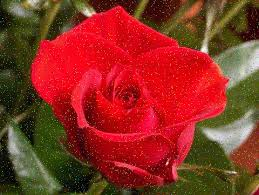
#> input picture buoi1/flower.jpeg, 259 x 195 px
$ jupyter execute --allow-errors Lab1.ipynb
#> lines starting #> are read from the running program, lines starting #| are printed output that depends on the picture
[cell 1]
#Bài 1:
#Import thư viện
from PIL import Image
import numpy as np

#Đọc ảnh
#> (the rest of this cell did not finish here and is left out)

[cell 2]
#Bài 2:
from PIL import Image
import numpy as np

#Nạp ảnh
img = Image.open('flower.jpeg')  #Đổi tên file nếu cần
#> img is the input picture: PIL image 259x195 RGB; mean R, G, B 138.9, 49.1, 35
img_array = np.array(img)

#Kiểm tra nếu ảnh có kênh alpha thì loại bỏ
if img_array.shape[2] == 4:
    img_array = img_array[:, :, :3]

#Các tổ hợp hoán đổi kênh màu
# Gốc: [R, G, B]
# Hoán đổi: [G, B, R], [B, R, G], [R, B, G], [G, R, B], [B, G, R]

swap_1 = img_array[:, :, [1, 2, 0]]  # G, B, R
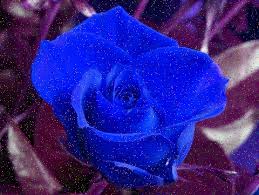
#> swap_1: shape (195, 259, 3); mean R, G, B 49.1, 35, 138.9
swap_2 = img_array[:, :, [2, 0, 1]]  # B, R, G
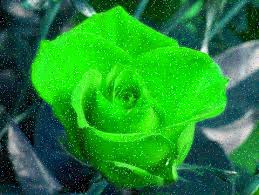
#> swap_2: shape (195, 259, 3); mean R, G, B 35, 138.9, 49.1
swap_3 = img_array[:, :, [0, 2, 1]]  # R, B, G
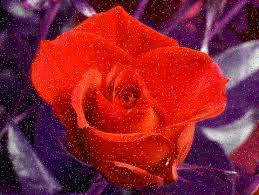
#> swap_3: shape (195, 259, 3); mean R, G, B 138.9, 35, 49.1
swap_4 = img_array[:, :, [1, 0, 2]]  # G, R, B
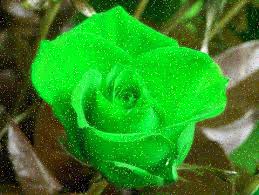
#> swap_4: shape (195, 259, 3); mean R, G, B 49.1, 138.9, 35
swap_5 = img_array[:, :, [2, 1, 0]]  # B, G, R

#Chuyển về ảnh và lưu
Image.fromarray(swap_1).save('flower_GBR.png')
Image.fromarray(swap_2).save('flower_BRG.png')
Image.fromarray(swap_3).save('flower_RBG.png')
Image.fromarray(swap_4).save('flower_GRB.png')
Image.fromarray(swap_5).save('flower_BGR.png')

[cell 3]
#Bài 3:
from PIL import Image
import numpy as np
import colorsys

#Nạp ảnh RGB và chuyển sang NumPy
#> (the rest of this cell did not finish here and is left out)

[cell 4]
#Bài 4:
from PIL import Image
import numpy as np
import colorsys

# Bước 1: Nạp ảnh RGB
img = Image.open('flower.jpeg').convert('RGB')
rgb_array = np.array(img)

# Bước 2: Chuyển RGB sang HSV, áp dụng Hnew và Vnew
rows, cols, _ = rgb_array.shape
#> rows = 195; cols = 259
output_array = np.zeros_like(rgb_array)

for i in range(rows):
    for j in range(cols):
        r, g, b = rgb_array[i, j] / 255.0  # Chuẩn hóa
        h, s, v = colorsys.rgb_to_hsv(r, g, b)

        # Điều chỉnh H và V theo yêu cầu
        h_new = (1/3) * h
        v_new = (3/4) * v

        # Chuyển ngược về RGB
        r_new, g_new, b_new = colorsys.hsv_to_rgb(h_new, s, v_new)
        output_array[i, j] = [int(r_new * 255), int(g_new * 255), int(b_new * 255)]
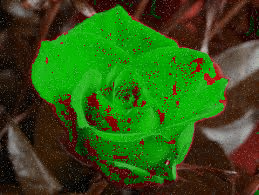
#> output_array: shape (195, 259, 3); mean R, G, B 48.8, 85.6, 21.6

# Bước 3: Tạo ảnh mới và lưu
new_img = Image.fromarray(output_array.astype(np.uint8))
new_img.save('flower_modified_HV.png')
new_img.show(title='Modified HSV Image')

[cell 5]
#Bài 5:
import cv2
import os

#Tạo thư mục đầu ra nếu chưa có
input_folder = 'Exercise'
output_folder = 'Exercise_filtered'

os.makedirs(output_folder, exist_ok=True)

#Duyệt qua từng ảnh trong thư mục
for filename in os.listdir(input_folder):
    if filename.lower().endswith(('.png', '.jpg', '.jpeg', '.bmp', '.tif')):
        input_path = os.path.join(input_folder, filename)
        output_path = os.path.join(output_folder, filename)

        #Đọc ảnh
        img = cv2.imread(input_path)
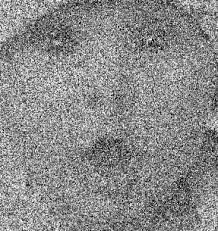
#> input picture buoi1/exercise/baby.jpeg, 218 x 231 px, found by its file name
#> img is the input picture: shape (231, 218, 3); min 0, max 255, mean 137.8

        if img is None:
            print(f"Lỗi khi đọc ảnh: {filename}")
            continue

        #Áp dụng mean filter (bộ lọc trung bình 3x3)
        filtered_img = cv2.blur(img, (5, 5))  # Có thể thử (5, 5) nếu muốn mượt hơn
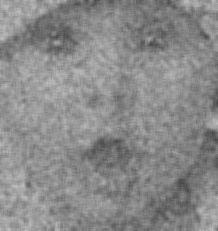
#> filtered_img: shape (231, 218, 3); min 71, max 191, mean 137.8

        #Lưu ảnh đã lọc
        cv2.imwrite(output_path, filtered_img)
#> pass 2 of the loop `for filename in os.listdir(input_folder):`:
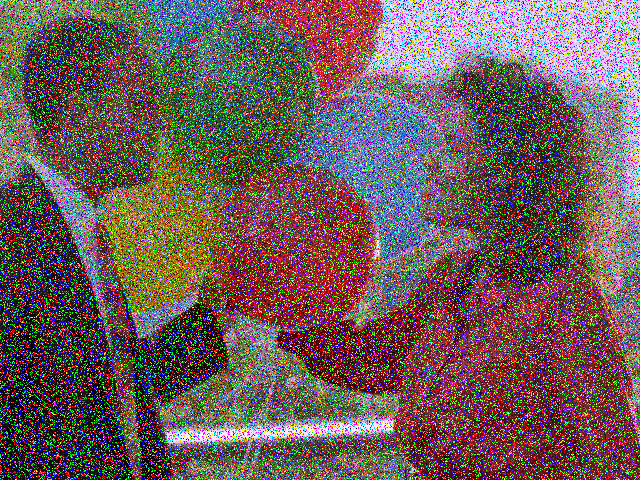
#> input picture buoi1/exercise/balloons_noisy.png, 640 x 480 px, found by its file name
#> img is the input picture: shape (480, 640, 3); mean B, G, R 89.9, 92, 109.1
#> `filtered_img = cv2.blur(img, (5, 5))`:
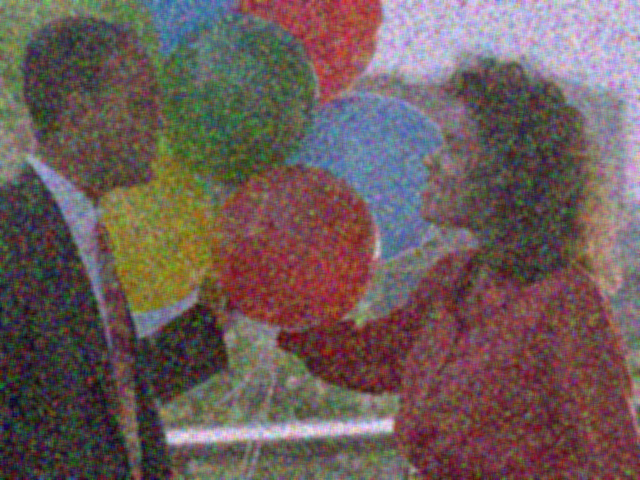
#> filtered_img: shape (480, 640, 3); mean B, G, R 89.9, 92, 109.1

print("Đã xử lý xong tất cả ảnh trong thư mục 'Exercise/'.")
